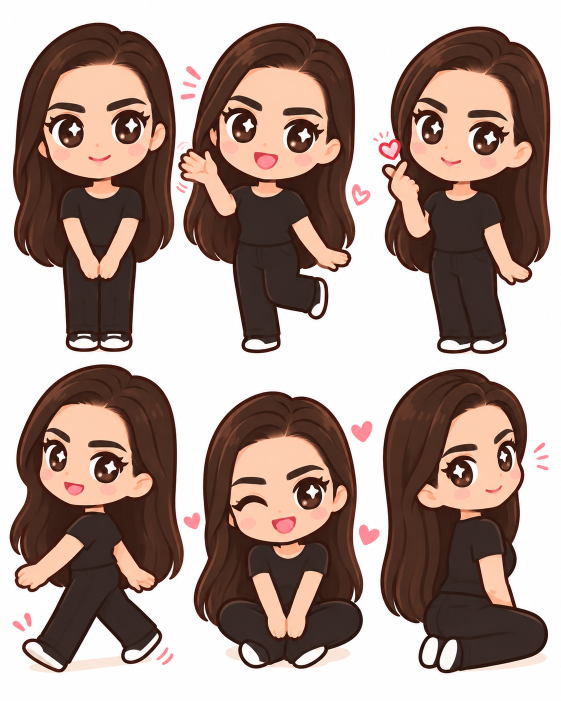
#> input picture animations/kawaii_girl/original_sheet.png, 1122 x 1402 px (shown at 1/2 size)
$ python kawaii_girl.py cut original_sheet.png
#> lines starting #> are read from the running program, lines starting #| are printed output that depends on the picture; after the words box and inside, x2 and y2 are one past the last pixel; in counts of white or black regions, pixels touching at a corner belong together
"""Animate the kawaii girl drawing (original_sheet.png, six poses).

Steps:

  1. Cut the six poses out of the sheet (see-through background):
        python kawaii_girl.py cut original_sheet.png
     This writes sprites/pose1.png ... sprites/pose6.png

  2. Save the animations as data (.json):
        python kawaii_girl.py save
     This writes idle.json, wave.json, poses.json

  3. Turn a .json into a GIF:
        python kawaii_girl.py gif idle.json idle.gif

Needs:  pip install pillow numpy scipy   (numpy/scipy only for step 1)

Pose numbers (from the sheet, left to right, top row then bottom row):
  1 standing, hands together   2 waving        3 finger heart
  4 walking                    5 sitting, wink 6 sitting, side view
"""

import json
import math
import os
import sys

HERE = os.path.dirname(os.path.abspath(__file__))
SPRITES = os.path.join(HERE, "sprites")

BACKGROUND = (255, 240, 245)
HEART = (255, 120, 160)
SPARKLE = (255, 200, 90)
SHADOW = (240, 212, 222)

# Where the eyes are in sprites/pose1.png, used to draw a blink.
# (left, top, right, bottom) in pixels.
POSE1_EYES = [(68, 184, 151, 257), (197, 177, 281, 252)]
POSE1_SKIN_AT = (172, 215)  # a skin pixel between the eyes, to paint over open eyes
LASH = (58, 32, 28)

CANVAS = (560, 760)  # every pose fits in this, feet at the bottom middle
FEET_Y = 720


# ---------------------------------------------------------------- 1. cut ----

def cut(sheet_path):
    """Find each pose on the white sheet and save it with a clear background."""
#> called with sheet_path = 'original_sheet.png'
    import numpy as np
    from PIL import Image, ImageFilter
    from scipy import ndimage as nd

    src = Image.open(sheet_path).convert("RGB")
#> src is the input picture: PIL image 1122x1402 RGB; mean R, G, B 171.5, 150.4, 142.2
    a = np.asarray(src).astype(int)
    near_white = a.min(2) > 235
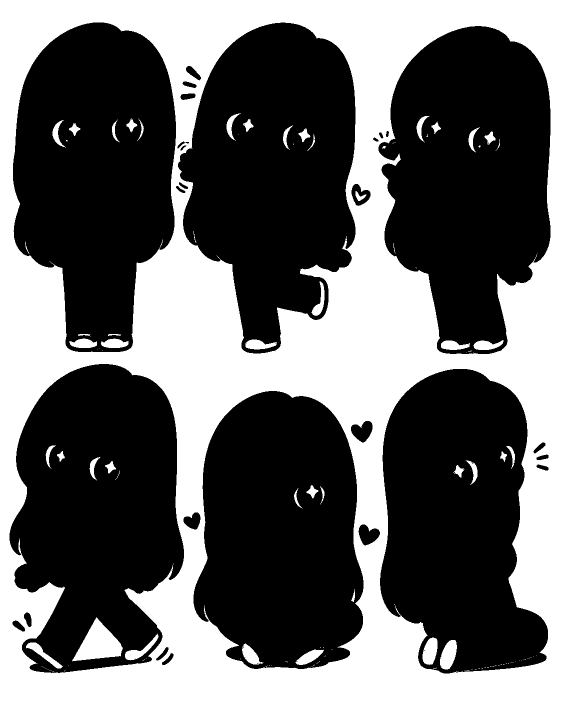
#> near_white: shape (1402, 1122) bool (shown at 1/2 size); 39.7% white; 136 white regions (87 under 20 px), largest, box (x1, y1, x2, y2) and area: (0, 0, 1122, 1402) 600669, (144, 1235, 246, 1323) 4685, (880, 1280, 914, 1339) 1401
    white_parts, _ = nd.label(near_white)
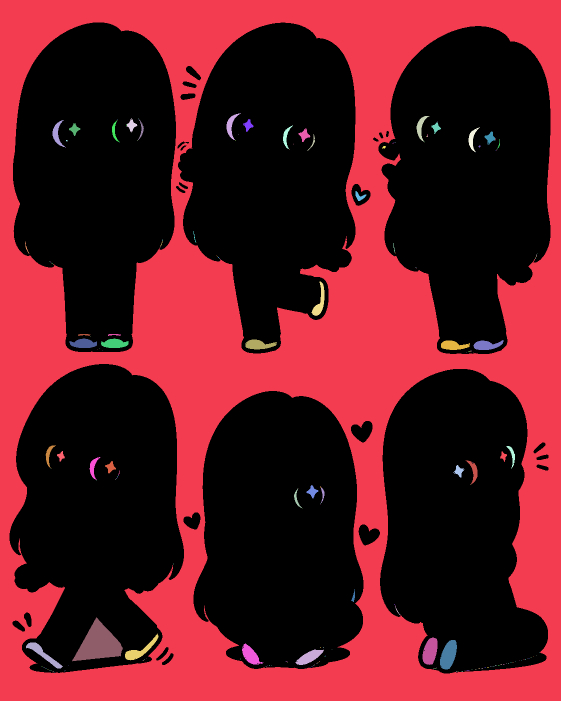
#> white_parts: shape (1402, 1122) int32 (shown at 1/2 size); 236 distinct labels, from 0 to 235; one colour per label, 0 black
    sizes = nd.sum(near_white, white_parts, range(white_parts.max() + 1))
#> sizes = 236 values, max 600587 at index 1, min 0 at index 0, mean 2643.1
    # Background = the white around the edges, plus any big white hole
    # (like the gap between the legs when walking). Small white bits
    # (eye sparkles, shoes) stay.
    background = (white_parts == white_parts[0, 0]) | (near_white & (sizes[white_parts] > 3000))
#> background: shape (1402, 1122) bool; 38.5% white; 2 white regions, box (x1, y1, x2, y2) and area: (0, 0, 1122, 1402) 600587, (144, 1235, 246, 1323) 4685
    figures, count = nd.label(~background)
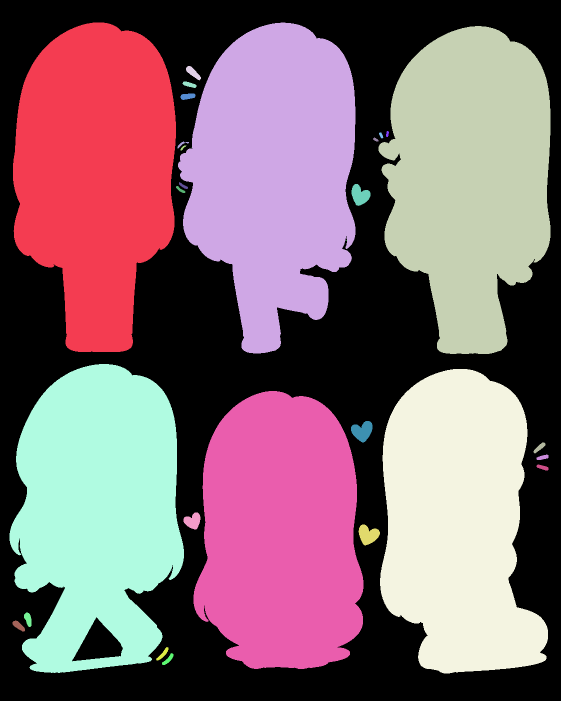
#> figures: shape (1402, 1122) int32 (shown at 1/2 size); 35 distinct labels, from 0 to 34; one colour per label, 0 black
#> count = 34
    fig_sizes = nd.sum(~background, figures, range(1, count + 1))
#> fig_sizes = 34 values, max 166448 at index 2, min 1 at index 11, mean 28463.9
    boxes = nd.find_objects(figures)
#> boxes = 34 items
    keep = [i + 1 for i, s in enumerate(fig_sizes) if s > 100000]
#> keep = [1, 2, 3, 18, 19, 20]
    # top row first, then left to right
    keep.sort(key=lambda k: (boxes[k - 1][0].start > a.shape[0] / 2, boxes[k - 1][1].start))

    os.makedirs(SPRITES, exist_ok=True)
    for n, k in enumerate(keep, 1):
        ys, xs = boxes[k - 1]
        pad = 4
        x0, y0, x1, y1 = xs.start - pad, ys.start - pad, xs.stop + pad, ys.stop + pad
        mask = (figures[y0:y1, x0:x1] == k).astype("uint8") * 255
        alpha = Image.fromarray(mask).filter(ImageFilter.GaussianBlur(0.7))
        sprite = src.crop((x0, y0, x1, y1)).convert("RGBA")
        sprite.putalpha(alpha)
        sprite.save(os.path.join(SPRITES, f"pose{n}.png"))
        print(f"saved pose{n}.png {sprite.size}")
#> this loop made 6 passes
#> (k, x0, y0, x1, y1) on passes 1 to 6: (1, 22, 41, 356, 708), (2, 352, 41, 715, 711), (3, 753, 48, 1105, 712), (18, 15, 724, 372, 1350), (20, 383, 778, 731, 1342), (19, 756, 734, 1100, 1351)
#| saved pose1.png (334, 667)
#| saved pose2.png (363, 670)
#| saved pose3.png (352, 664)
#| saved pose4.png (357, 626)
#| saved pose5.png (348, 564)
#| saved pose6.png (344, 617)
#> pass 1, in cut, `mask = (figures[y0:y1, x0:x1] == k).astype("uint8") * 255`:
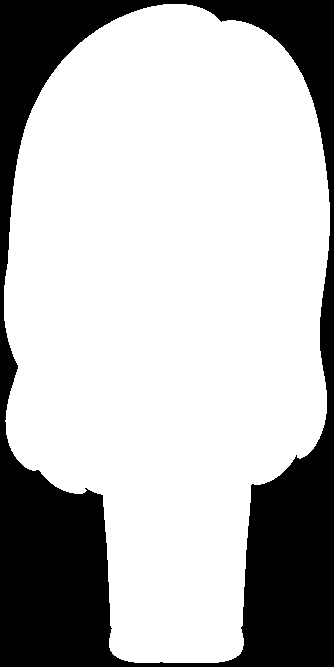
#> mask: shape (667, 334); 72.7% white; 1 black region, box (x1, y1, x2, y2) and area: (0, 0, 334, 667) 60846
#> pass 1, in cut, `sprite = src.crop((x0, y0, x1, y1)).convert("RGBA")`:
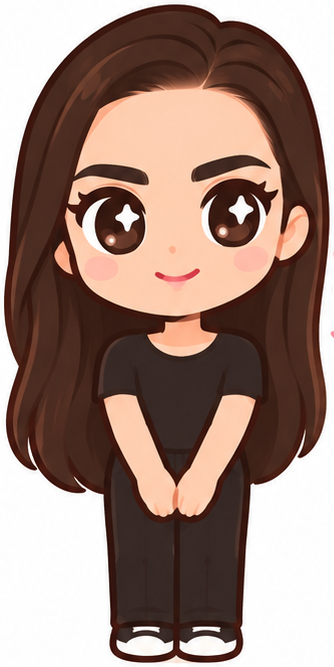
#> sprite: PIL image 334x667 RGBA; mean R, G, B, A 157.2, 132.2, 121.9, 255
#> after the loop:
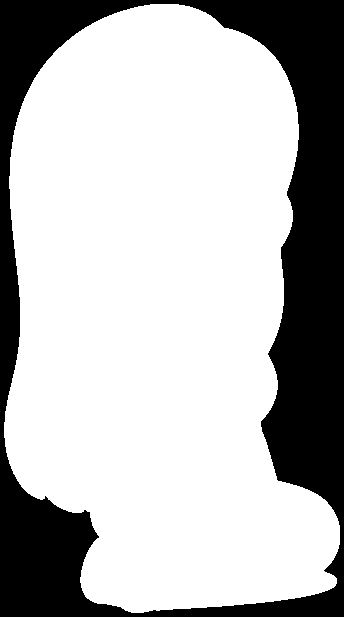
#> mask: shape (617, 344); 72% white; 1 black region, box (x1, y1, x2, y2) and area: (0, 0, 344, 617) 59357
#> after the loop:
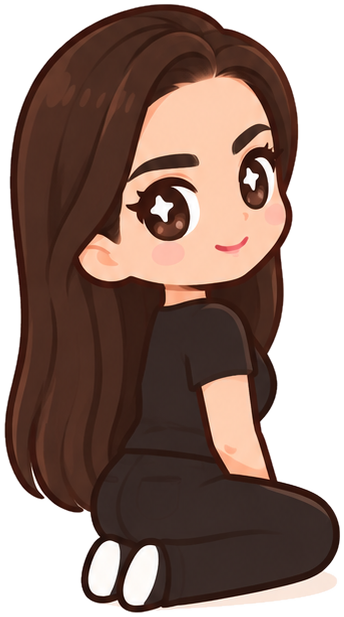
#> sprite: PIL image 344x617 RGBA; mean R, G, B, A 148.8, 126.3, 117.7, 183.7; transparent parts drawn white


# --------------------------------------------------- 2. animations as data ----

# [73 lines left out: functions _hearts, _frame, idle_animation, wave_animation, poses_animation, not called in this run]


ANIMATIONS = {"idle": idle_animation, "wave": wave_animation, "poses": poses_animation}


def save(animation, path):
    with open(path, "w") as f:
        json.dump(animation, f, indent=1)


def load(path):
    with open(path) as f:
        return json.load(f)


# -------------------------------------------------------------- 3. render ----

_sprite_cache = {}


# [109 lines left out: functions sprite, _close_eyes, _draw_heart, _draw_sparkle, draw_frame, to_gif, not called in this run]


if __name__ == "__main__":
    args = sys.argv[1:]
    if len(args) == 2 and args[0] == "cut":
        cut(args[1])
    elif args == ["save"]:
        for name, make in ANIMATIONS.items():
            save(make(), os.path.join(HERE, f"{name}.json"))
            print(f"saved {name}.json")
    elif len(args) == 3 and args[0] == "gif":
        to_gif(load(args[1]), args[2])
    else:
        print(__doc__)

$ run again, with demo_videos/girl_sprites/pose1.png copied over animations/kawaii_girl/original_sheet.png
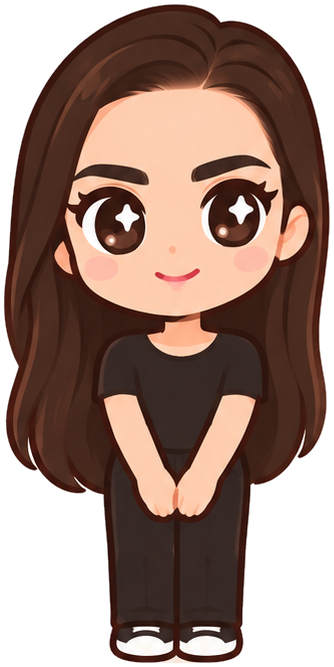
#> input picture demo_videos/girl_sprites/pose1.png, 334 x 667 px
#> near_white: shape (667, 334) bool; 28.7% white; 15 white regions (4 under 20 px), largest, box (x1, y1, x2, y2) and area: (0, 0, 334, 667) 60849, (180, 636, 235, 655) 754, (117, 636, 172, 655) 747
#> white_parts: shape (667, 334) int32; 38 distinct labels, from 0 to 37
#> sizes = 38 values, max 60821 at index 1, min 0 at index 0, mean 1681.9
#> background: shape (667, 334) bool; 27.3% white; 1 white region, box (x1, y1, x2, y2) and area: (0, 0, 334, 667) 60821
#> in cut, `figures, count = nd.label(~background)`:
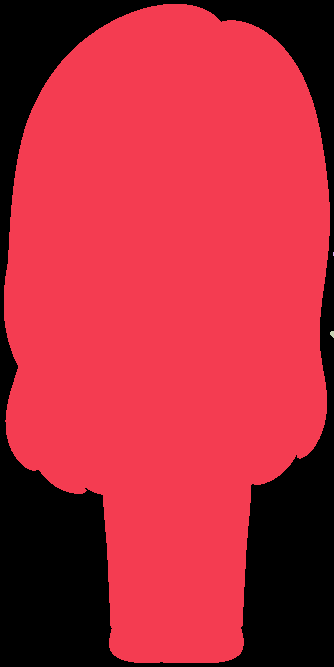
#> figures: shape (667, 334) int32; 4 distinct labels, from 0 to 3; one colour per label, 0 black
#> count = 3
#> fig_sizes = [161932, 4, 21]
#> boxes = 3 items
#> keep = [1]
#> the loop in cut, `for n, k in enumerate(keep, 1):` made 1 pass
#> (n, k, pad, x0, y0, x1, y1) on pass 1: (1, 1, 4, 0, 0, 334, 667)
#> (printed output is left out)
#> pass 1, in cut, `alpha = Image.fromarray(mask).filter(ImageFilter.GaussianBlur(0.7))`:
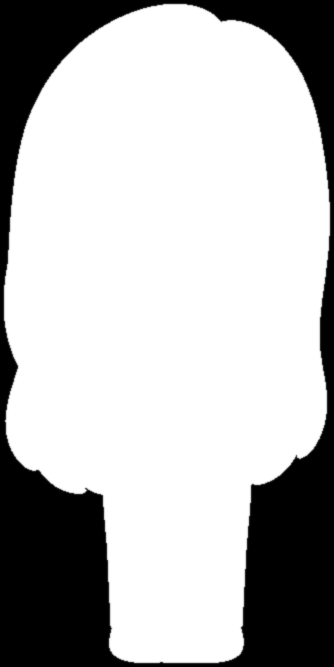
#> alpha: PIL image 334x667 L; min 0, max 255, mean 185.4
#> in cut, sprite is the input picture: PIL image 334x667 RGBA; mean R, G, B, A 157.2, 132.2, 121.9, 185.4
